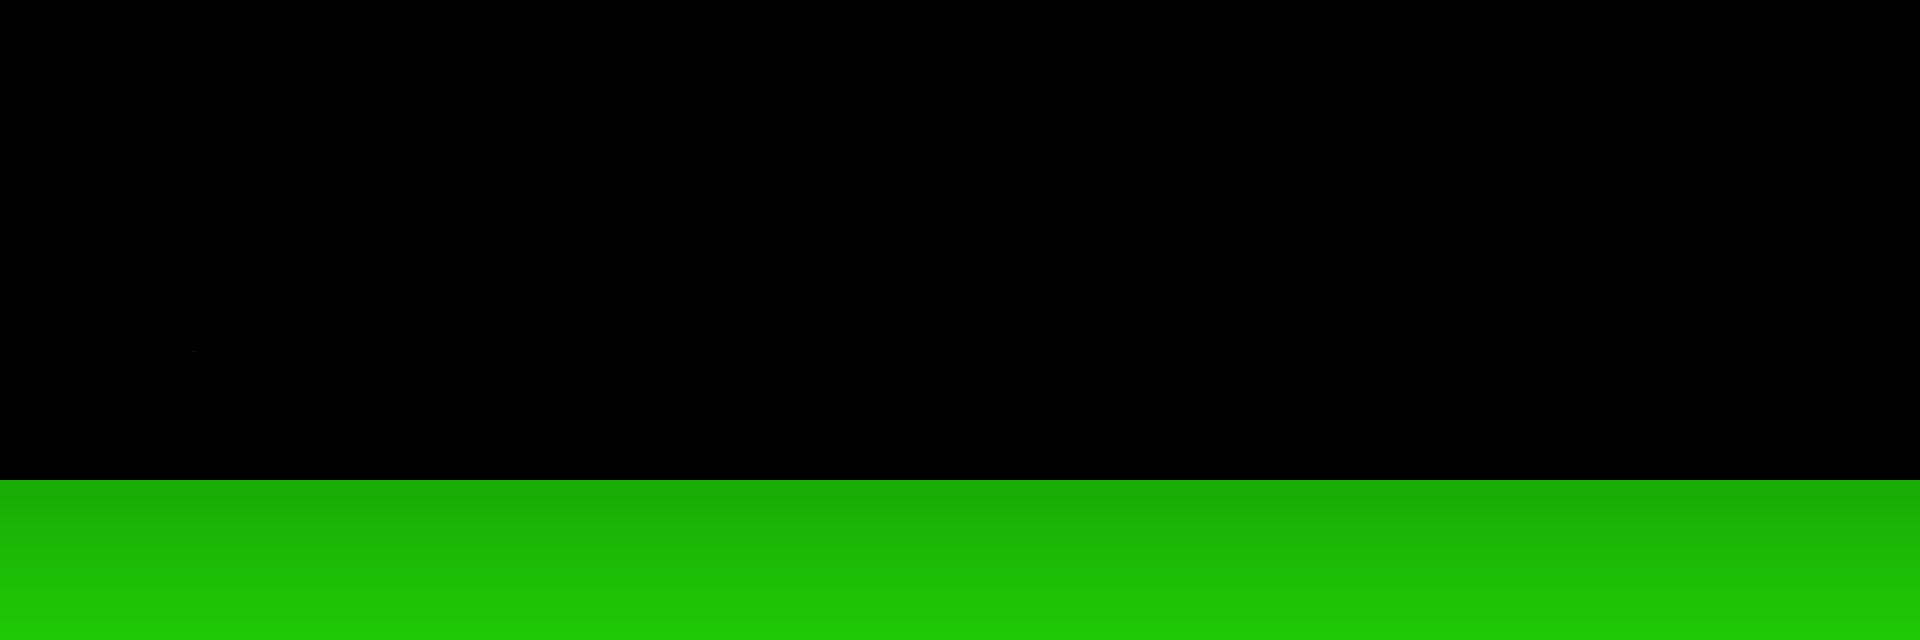

Tiled map render using the project's own tile images. Description and the map definition, with tile-layer contents summarised, below:
An orthogonal 60x20 tile map with 32x32 px tiles, 2 tile layers (back, fore) and 5 objects.

<map version="1.0" orientation="orthogonal" width="60" height="20" tilewidth="32" tileheight="32">
 <tileset firstgid="1" name="RH Ground" tilewidth="32" tileheight="32" spacing="1" margin="1">
  <image source="RH Ground.png" width="1960" height="675" />
 </tileset>
 <layer name="back" width="60" height="20">
  <data>[1200 cells, 348 non-empty, 81 distinct tile ids]</data>
 </layer>
 <objectgroup name="collisions" width="60" height="20">
  <object x="6" y="568" width="1926" height="298" />
 </objectgroup>
 <objectgroup name="gameOverLayer" width="60" height="20" />
 <objectgroup name="end" width="60" height="20">
  <object x="1812" y="14" width="104" height="616" />
 </objectgroup>
 <objectgroup name="wall" width="60" height="20">
  <object x="474" y="94" width="14" height="502" />
  <object x="933" y="93" width="14" height="502" />
  <object x="1403" y="89" width="14" height="502" />
 </objectgroup>
 <layer name="fore" width="60" height="20">
  <data>[1200 cells, 0 non-empty, 0 distinct tile ids]</data>
 </layer>
</map>
